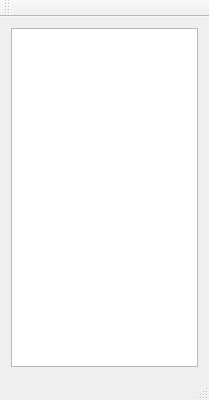
<?xml version="1.0" encoding="UTF-8"?>
<ui version="4.0">
 <class>MostPopularEventsClass</class>
 <widget class="QMainWindow" name="MostPopularEventsClass">
  <property name="geometry">
   <rect>
    <x>0</x>
    <y>0</y>
    <width>209</width>
    <height>400</height>
   </rect>
  </property>
  <property name="windowTitle">
   <string>MostPopularEvents</string>
  </property>
  <widget class="QWidget" name="centralWidget">
   <layout class="QVBoxLayout" name="verticalLayout">
    <item>
     <widget class="QListWidget" name="listOfInvited"/>
    </item>
   </layout>
  </widget>
  <widget class="QMenuBar" name="menuBar">
   <property name="geometry">
    <rect>
     <x>0</x>
     <y>0</y>
     <width>209</width>
     <height>22</height>
    </rect>
   </property>
  </widget>
  <widget class="QToolBar" name="mainToolBar">
   <attribute name="toolBarArea">
    <enum>TopToolBarArea</enum>
   </attribute>
   <attribute name="toolBarBreak">
    <bool>false</bool>
   </attribute>
  </widget>
  <widget class="QStatusBar" name="statusBar"/>
 </widget>
 <layoutdefault spacing="6" margin="11"/>
 <resources/>
 <connections/>
</ui>
